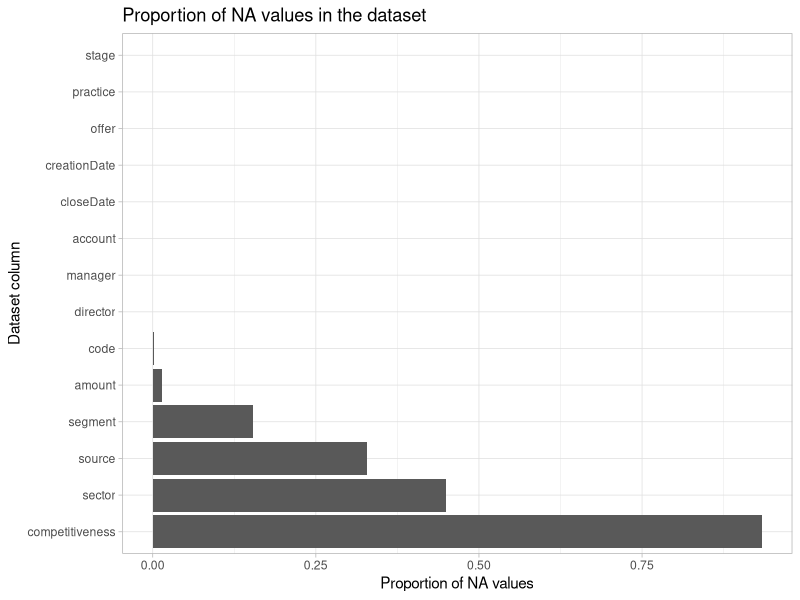
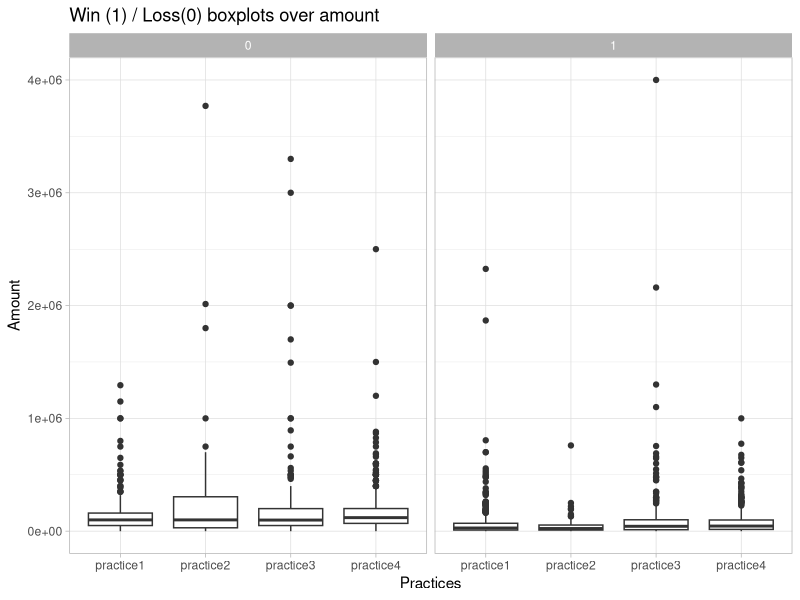
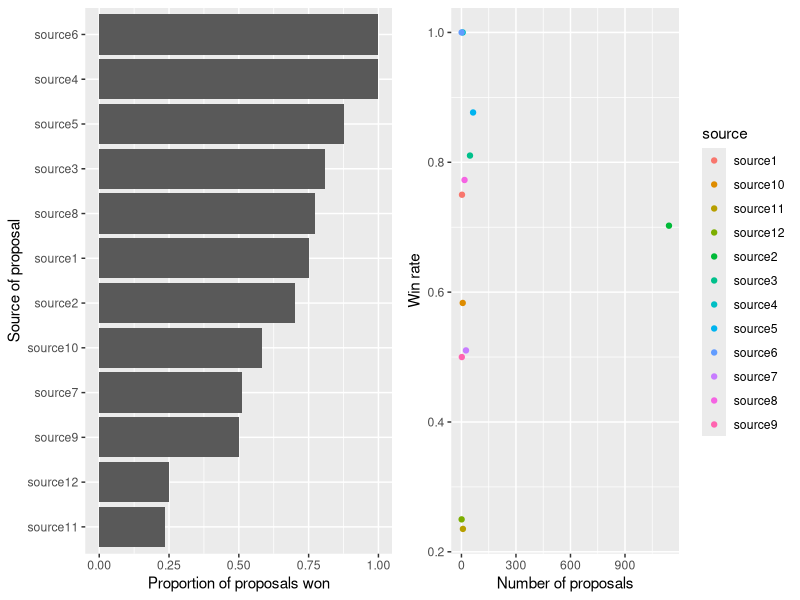

The R script that drew these images, in order:
## ---- chunk 1
library(tidyverse)
# library(dplyr)
library(lubridate)
library(ggthemes)
library(tibble)
library(gridExtra)
library(caret)
library(knitr)
library(kableExtra)
## ---- chunk 2
# Read the dataset
proposals <- read_csv("data/data.csv", col_names = TRUE)
## ---- chunk 3
str(proposals, give.attr = FALSE) # show structure of data
## ---- chunk 4
# Create a pretty table explaining the data in the dataset

df_col_names <- names(proposals)
df_meaning <- c("Name of the account, i.e. the client",
                "Proposal win / loss (1 = win, 0 = loss)",
                "Estimated value of the opportunity",
                "Creation date of the record",
                "Close date of the record",
                "High level practice group for the opportunity",
                "Business offer the opportunity falls under (e.g. analytics, consulting, project management)",
                "Sector of business the client falls under (e.g. education, health, finance)",
                "Segment of the sector the opportunity falls under (e.g. insurance or loans for sector finance",
                "Proposal director; in our practice we assign a proposal director and manager to each proposal",
                "Proposal manager",
                "Source of the opportunity, i.e. how did we know of it (e.g. approached by client, tender",
                "Level of competitiveness of the opportunity (i.e. are we only party bidding or are there more?)",
                "Three letter code significing the account"
                )
df <- tibble(df_col_names, df_meaning)
names(df) <- c("Column", "Explanation")

# Print the pretty table
df %>%
  kable() %>%
  kable_styling(bootstrap_options = c("striped", "hover"))

rm(df, df_col_names, df_meaning)
## ---- chunk 5
# Change data types for amount, creationDate and closeDate
proposals$amount <- as.double(proposals$amount)
proposals$creationDate <- as.Date(proposals$creationDate, "%d/%m/%y")
proposals$closeDate <- as.Date(proposals$closeDate, "%d/%m/%y")
## ---- chunk 6
# Step 1: create a tibble with column names and proportions of NA values per column
n <- nrow(proposals) # number of rows in dataset
sumNAbefore <- tibble(colSums(is.na(proposals)/n)) # proportions of NA values per column
sumNAbefore <- cbind(colnames(proposals), sumNAbefore) # concatenate the vectors
names(sumNAbefore) <- c("feature", "proportion") # rename the columns to human readible

# plot NA proportions
sumNAbefore %>% ggplot(aes(reorder(feature, -proportion), proportion)) +
  geom_bar(stat = "Identity") +
  coord_flip() +
  xlab("Dataset column") +
  ylab("Proportion of NA values") +
  ggtitle("Proportion of NA values in the dataset") +
  theme_light()

rm(n, sumNAbefore)
## ---- chunk 7
proposals <- proposals %>% select(-competitiveness)
## ---- chunk 8
summary(proposals$amount)

proposals %>%
  ggplot(aes(practice, amount)) +
  geom_boxplot() +
  theme_light() +
  facet_wrap(~stage, ncol=2) +
  ggtitle("Win (1) / Loss(0) boxplots over amount") +
  xlab("Practices") +
  ylab("Amount")
## ---- chunk 9
amounts <- as.double(proposals$amount[!is.na(proposals$amount)])
avg_amount <- mean(amounts[amounts > 999]) # calculate overall avg with values greater than 999
proposals$amount[is.na(proposals$amount)] <- avg_amount # replace NAs with avg amount
proposals$amount[proposals$amount <= 999] <- avg_amount # replace amounts < 999 with avg_amount
rm(amounts, avg_amount)
## ---- chunk 10
proposals$sector[is.na(proposals$sector)] <- "unknown"
## ---- chunk 11
# proportion of winning proposals given source
sum_tab <- proposals %>%
  filter(!is.na(source)) %>%
  group_by(source, stage) %>%
  summarise(n = n(), value = sum(amount)) %>%
  ungroup() %>%
  group_by(source) %>%
  mutate(p = n / sum(n))

p1 <- sum_tab %>%
  filter(stage == 1) %>%
  ggplot(aes(reorder(source, p), p)) +
  coord_flip() +
  geom_bar(stat = "Identity") +
  xlab("Source of proposal") +
  ylab("Proportion of proposals won")

p2 <- sum_tab %>%
  filter(stage == 1) %>%
  ggplot(aes(n, p, colour=source)) +
  geom_point() +
  xlab("Number of proposals") +
  ylab("Win rate")

grid.arrange(p1, p2, ncol = 2)
rm(p1, p2)
## ---- chunk 12
# table of win rates given number of observations
sum_tab %>%
  filter(stage == 1, n > 9) %>%
  arrange(desc(n)) %>%
  select(n, p, source, value)
